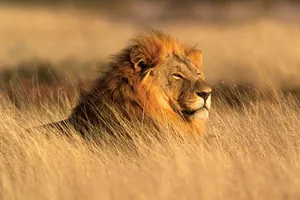
#> input picture PyGame/Lion.webp, 300 x 200 px
$ jupyter execute 06.ipynb
#> lines starting #> are read from the running program, lines starting #| are printed output that depends on the picture
[cell 1]
from PIL import Image, ImageFilter

image = Image.open("Lion.webp")
#> image is the input picture: PIL image 300x200 RGB; mean R, G, B 181.9, 132.8, 77.4

blurred = image.filter(ImageFilter.BLUR)
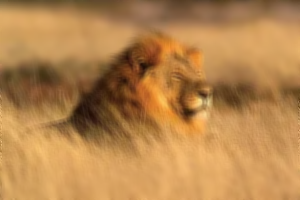
#> blurred: PIL image 300x200 RGB; mean R, G, B 181.9, 132.8, 77.5
blurred.save("blurred_lion.png")
blurred.show()
